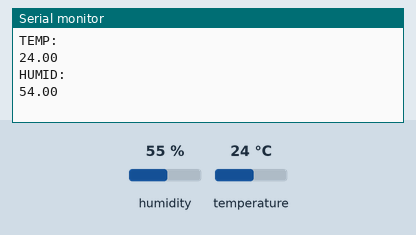
This program was run on a simulated Arduino Nano, built with avr-gcc and run on an emulated ATmega328P. Parts: the last lines printed to the serial monitor. Wiring (inferred from the names in the program): DHT11 sensor: data pin 2. Inputs (shaded band) come from the test bench; at power-on: humidity 55 %, temperature 24 °C.

Above: at 1.8 s.
1.9 s: humidity set to 22 %
At 3.1 s:
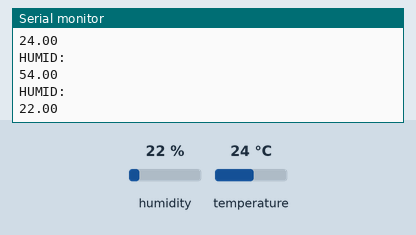
3.4 s: temperature set to 12 °C
At 4.7 s:
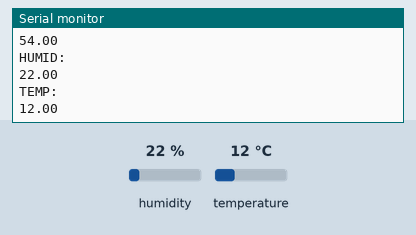
4.9 s: humidity set to 40 %
At 5.6 s:
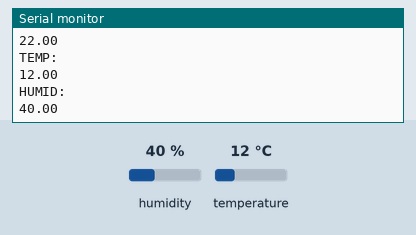
Timing chart, 0 to 7.9 s (numbered marks = the images above; inputs shaded):
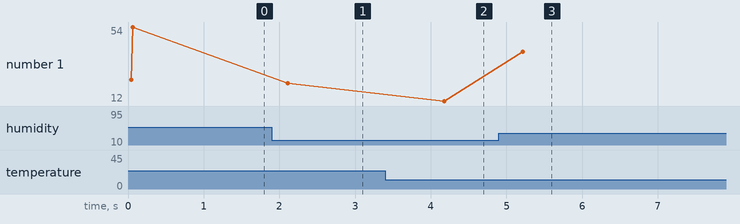

Measured:
- after the input at 1.9 s, the serial monitor: prints a new line after 0.21 s (image 1)
- after the input at 3.4 s, the serial monitor: prints a new line after 0.77 s (image 2)
- after the input at 4.9 s, the serial monitor: prints a new line after 0.31 s (image 3)
- plotted number 1: 54 → 22 after the input at 1.9 s, 22 → 12 after the input at 3.4 s, 12 → 40 after the input at 4.9 s

The program:

main.cpp
```cpp
#include <Arduino.h>
int DHpin = 2; // input/output pin
byte dat[5];

float temp = 0;
float tempCompare = 0;
float humid = 0;
float humidCompare = 0;

byte read_data();
void start_test();
boolean changeTemp();
boolean changeHumid();

void setup()
{
  Serial.begin(9600);
  pinMode(DHpin, OUTPUT);
}

void loop()
{
  // Serial.print("Humdity = ");
  // Serial.print(dat[0], DEC); //Displays the integer bits of humidity;
  // Serial.print('.');
  // Serial.print(dat[1], DEC); //Displays the decimal places of the humidity;
  // Serial.println('%');
  // Serial.print("Temperature = ");
  // Serial.print(dat[2], DEC); //Displays the integer bits of temperature;
  // Serial.print('.');
  // Serial.print(dat[3], DEC); //Displays the decimal places of the temperature;
  // Serial.println('C');

  // byte checksum = dat[0] + dat[1] + dat[2] + dat[3];
  // if (dat[4] != checksum)
  //   Serial.println("-- Checksum Error!");
  // else
  //   Serial.println("-- OK");
  start_test();
  if (changeTemp())
  {
    Serial.println("TEMP:  ");
    Serial.println(temp);
  }
  if (changeHumid())
  {
    Serial.println("HUMID:  ");
    Serial.println(humid);
  }

  delay(1000);
}
boolean changeTemp()
{
  boolean state = false;
  if (temp != tempCompare)
  {
    state = true;
  }
  else
  {
    state = false;
  }
  tempCompare = temp;
  return state;
}

boolean changeHumid()
{
  boolean state = false;
  if (humid != humidCompare)
  {
    state = true;
  }
  else
  {
    state = false;
  }
  humidCompare = humid;
  return state;
}
byte read_data()
{
  byte i = 0;
  byte result = 0;
  for (i = 0; i < 8; i++)
  {
    while (digitalRead(DHpin) == LOW)
      ;                    // wait 50us
    delayMicroseconds(30); //The duration of the high level is judged to determine whether the data is '0' or '1'
    if (digitalRead(DHpin) == HIGH)
      result |= (1 << (8 - i)); //High in the former, low in the post
    while (digitalRead(DHpin) == HIGH)
      ; //Data '1', waiting for the next bit of reception
  }
  return result;
}

void start_test()
{
  digitalWrite(DHpin, LOW); //Pull down the bus to send the start signal
  delay(30);                //The delay is greater than 18 ms so that DHT 11 can detect the start signal
  digitalWrite(DHpin, HIGH);
  delayMicroseconds(40); //Wait for DHT11 to respond
  pinMode(DHpin, INPUT);
  while (digitalRead(DHpin) == HIGH)
    ;
  delayMicroseconds(80); //The DHT11 responds by pulling the bus low for 80us;
  if (digitalRead(DHpin) == LOW)
    delayMicroseconds(80);    //DHT11 pulled up after the bus 80us to start sending data;
  for (int i = 0; i < 5; i++) //Receiving temperature and humidity data, check bits are not considered;
    dat[i] = read_data();
  pinMode(DHpin, OUTPUT);
  digitalWrite(DHpin, HIGH); //After the completion of a release of data bus, waiting for the host to start the next signal
  humid = dat[0] + dat[1] / 10.0;
  temp = dat[2] + dat[3] / 10.0;
}
```
